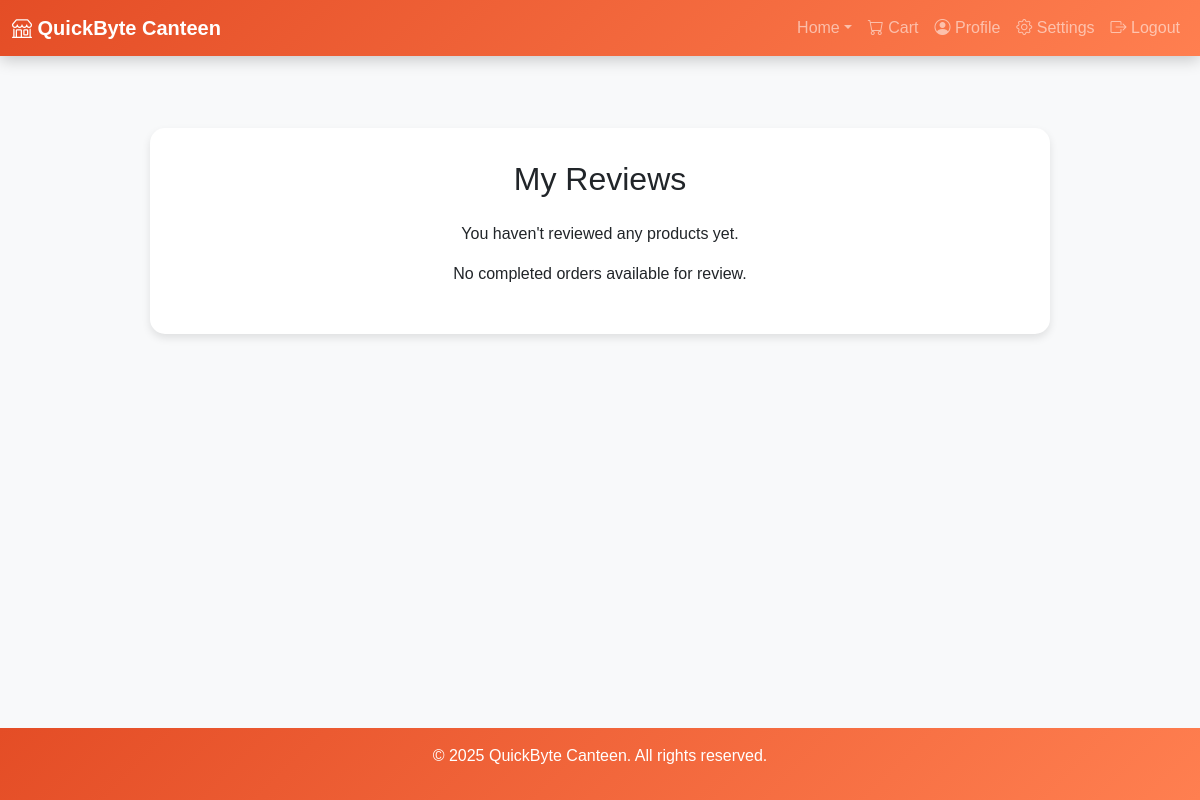
Before: /user/manage_reviews.php (signed in) with the older database file.
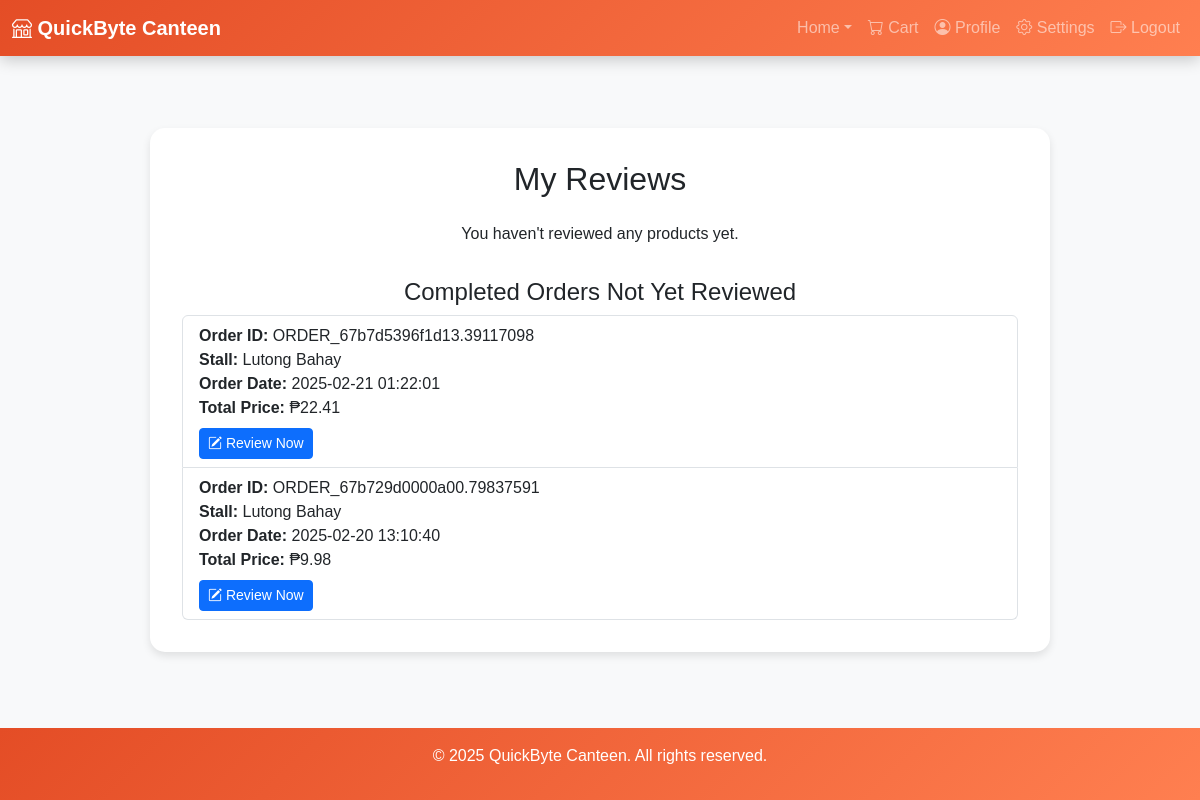
After: the same page with the newer database file.
### tables this page shows
CREATE TABLE IF NOT EXISTS `orders` (
  `order_id` varchar(50) NOT NULL,
  `user_id` int(11) NOT NULL,
  `stall_id` int(11) NOT NULL,
  `total_price` decimal(10,2) NOT NULL,
  `order_date` timestamp NOT NULL DEFAULT current_timestamp(),
  `order_status` enum('Pending','Completed','Cancelled','Ready-for-Pickup','Partially Completed','Preparing') DEFAULT 'Pending',
  PRIMARY KEY (`order_id`),
  KEY `user_id` (`user_id`),
  KEY `connect_stall` (`stall_id`)
);

CREATE TABLE IF NOT EXISTS `stalls` (
  `stall_id` int(11) NOT NULL AUTO_INCREMENT,
  `stall_name` varchar(100) NOT NULL,
  `description` text DEFAULT NULL,
  `image_path` varchar(255) NOT NULL DEFAULT 'default_stall.jpg',
  PRIMARY KEY (`stall_id`)
);

### user/manage_reviews.php (the view, shortened to what the changed rows need)
<?php
include '../config.php';
$user_id = $_SESSION['user_id'];
$sql_reviews = "
    SELECT f.feedback_id, f.rating, f.comment, f.created_at, s.stall_name
    FROM feedback f
    JOIN stalls s ON f.stall_id = s.stall_id
    WHERE f.user_id = ?
    ORDER BY f.created_at DESC
";
$stmt = $con->prepare($sql_reviews);
$stmt->bind_param("i", $user_id);
$stmt->execute();
$result = $stmt->get_result();
$reviews = $result->fetch_all(MYSQLI_ASSOC);
$hasReviews = !empty($reviews);
$notReviewedOrders = [];
if (!$hasReviews) {
    $sql_notReviewed = "
        SELECT o.order_id, o.order_date, o.total_price, s.stall_id, s.stall_name
        FROM orders o
        JOIN stalls s ON o.stall_id = s.stall_id
        LEFT JOIN feedback f
               ON f.user_id = o.user_id
              AND f.stall_id = o.stall_id
        WHERE o.user_id = ?
          AND o.order_status = 'Completed'
          AND f.feedback_id IS NULL
        ORDER BY o.order_date DESC
    ";
    $stmt_notReviewed = $con->prepare($sql_notReviewed);
    $stmt_notReviewed->bind_param("i", $user_id);
    $stmt_notReviewed->execute();
    $result_notReviewed = $stmt_notReviewed->get_result();
    $notReviewedOrders = $result_notReviewed->fetch_all(MYSQLI_ASSOC);
}
?>
<!DOCTYPE html>
<html lang="en">
<head>
    <link rel="stylesheet" href="https://cdn.jsdelivr.net/npm/bootstrap@5.3.0-alpha1/dist/css/bootstrap.min.css">
    <link rel="stylesheet" href="https://cdn.jsdelivr.net/npm/bootstrap-icons/font/bootstrap-icons.css">
    <link rel="stylesheet" href="https://cdnjs.cloudflare.com/ajax/libs/font-awesome/6.0.0-beta3/css/all.min.css">
</head>
<body>
    <div class="container mt-5">
        <div class="reviews-container">
            <div class="text-center mb-4">
                <h2>My Reviews</h2>
            </div>
            <?php if (!empty($reviews)): ?>
                <?php foreach ($reviews as $review): ?>
                    <div class="review-card">
                        <div class="review-header">
                            <h4><?php echo htmlspecialchars($review['stall_name']); ?></h4>
                        </div>
                        <div class="review-rating">
                            <?php
                                $fullStars = floor($review['rating']);
                                for ($i = 0; $i < $fullStars; $i++) {
                                    echo '<i class="fas fa-star"></i> ';
                                }
                                for ($i = $fullStars; $i < 5; $i++) {
                                    echo '<i class="far fa-star"></i> ';
                                }
                            ?>
                            (<?php echo htmlspecialchars($review['rating']); ?>/5)
                        </div>
                        <div class="review-comment">
                            <?php echo nl2br(htmlspecialchars($review['comment'])); ?>
                        </div>
                        <div class="text-muted" style="font-size: 0.8rem;">
                            <?php echo htmlspecialchars($review['created_at']); ?>
                        </div>
                        <div class="btn-group mt-2">
                            <a href="edit_review.php?feedback_id=<?php echo urlencode($review['feedback_id']); ?>" class="btn btn-primary btn-sm">
                                <i class="bi bi-pencil"></i> Edit
                            </a>
                            <form method="POST" action="delete_review.php" onsubmit="return confirm('Are you sure you want to delete this review?');" style="display:inline;">
                                <input type="hidden" name="feedback_id" value="<?php echo htmlspecialchars($review['feedback_id']); ?>">
                                <button type="submit" class="btn btn-danger btn-sm">
                                    <i class="bi bi-trash"></i> Delete
                                </button>
                            </form>
                        </div>
                    </div>
                <?php endforeach; ?>
            <?php else: ?>
                <p class="text-center">You haven't reviewed any products yet.</p>
                <?php if (!empty($notReviewedOrders)): ?>
                    <div class="orders-list">
                        <h4 class="text-center">Completed Orders Not Yet Reviewed</h4>
                        <ul class="list-group">
                            <?php foreach ($notReviewedOrders as $order): ?>
                                <li class="list-group-item">
                                    <strong>Order ID:</strong> <?php echo htmlspecialchars($order['order_id']); ?><br>
                                    <strong>Stall:</strong> <?php echo htmlspecialchars($order['stall_name']); ?><br>
                                    <strong>Order Date:</strong> <?php echo htmlspecialchars($order['order_date']); ?><br>
                                    <strong>Total Price:</strong> ₱<?php echo number_format($order['total_price'], 2); ?><br>
                                    <a href="add_review.php?stall_id=<?php echo urlencode($order['stall_id']); ?>&order_id=<?php echo urlencode($order['order_id']); ?>" class="btn btn-primary btn-sm mt-2">
                                        <i class="bi bi-pencil-square"></i> Review Now
                                    </a>
                                </li>
                            <?php endforeach; ?>
                        </ul>
                    </div>
                <?php else: ?>
                    <p class="text-center">No completed orders available for review.</p>
                <?php endif; ?>
            <?php endif; ?>
        </div>
    </div>
</body>
</html>

Changed rows visible on the page:
now on this page (row edited): orders: order_id "ORDER_67b7d5396f1d13.39117098", stall.stall_name "Lutong Bahay", order_date "2025-02-21 01:22:01", total_price "22.41"
now on this page (row edited): orders: order_id "ORDER_67b729d0000a00.79837591", stall.stall_name "Lutong Bahay", order_date "2025-02-20 13:10:40", total_price "9.98"
Other visible differences:
text no longer shown: "No completed orders available for review."
text now shown: "Completed Orders Not Yet Reviewed"
